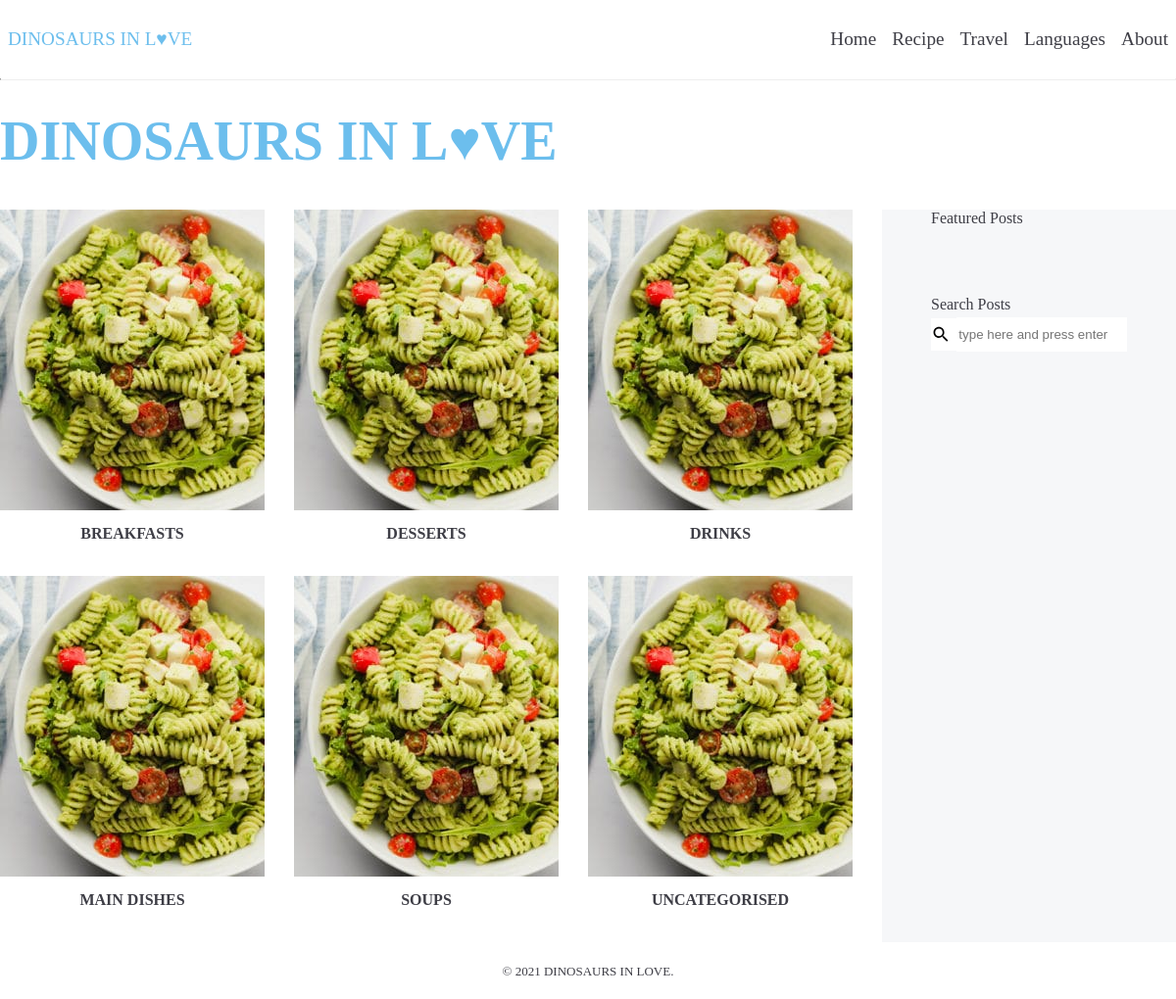
Page /sleepyfish/recipes/ on the committed database.
### app/models.py (models this page shows, shortened)
class Category(models.Model):
    created_at = models.DateTimeField(auto_now_add=True)
    updated_at = models.DateTimeField(auto_now=True)
    name = models.CharField(max_length=255)
    class Meta:
        ordering = ['created_at']
        verbose_name_plural = 'Categories'

### app/views.py (the view)
# urls.py: path('recipes/', views.recipe_category, name='recipe_category'),
def recipe_category(request):
    categories = models.Category.objects.all()
    return render(request, 'app/recipe_category.html', {'categories': categories})

### app/templates/app/recipe_category.html
{% extends "layout.html" %}
{% load static %}
{% block content %}
<div class="category">
    {% for category in categories %}
    <article>
        <a href="{% url 'app:get_a_category' category_pk=category.id %}">
            <img class="img_category" src="/static/images/test.jpg">
            <h4>{{ category.name }}</h4>
        </a>
    </article>
    {% endfor %}
</div>
{% endblock %}

### assets/css/layout.css (style rules this page uses)
* { margin: 0; }
a { text-decoration: none; color: #3e3e46; }
body { font-family: Comic Sans MS, Comic Sans, cursive; color: #3e3e46; }

### assets/css/home.css (style rules this page uses)
article { background: white; margin-right: 30px; margin-bottom: 8px; overflow: hidden; }

### assets/css/category.css (style rules this page uses)
.category { display: grid; grid-template-columns: 300px 300px 300px; }
h4 { text-align: center; margin-top: 5px; margin-bottom: 20px; line-height: 30px; }

### rows in the picture
Category: name "BREAKFASTS"
Category: name "DESSERTS"
Category: name "DRINKS"
Category: name "MAIN DISHES"
Category: name "SOUPS"
Category: name "UNCATEGORISED"
